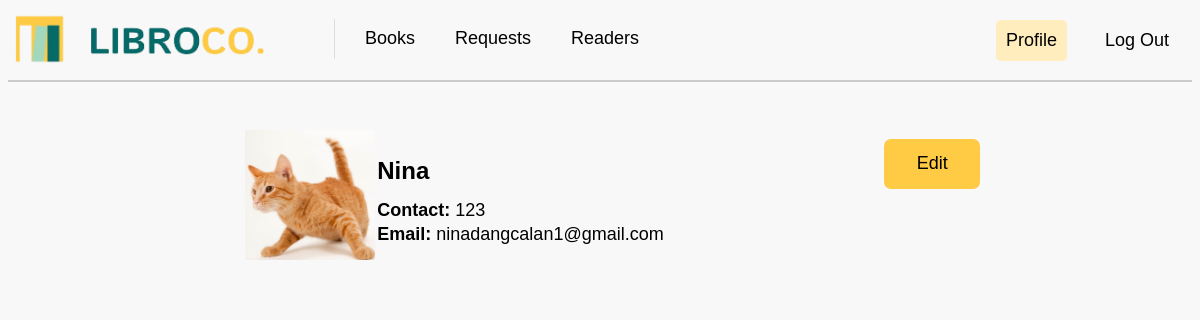
Screenshot of /profile (signed in) with the database file from the repository.
### tables this page shows
CREATE TABLE "users" (
	"user_id"	INTEGER PRIMARY KEY AUTOINCREMENT,
	"user_name"	TEXT,
	"user_email"	TEXT,
	"user_password"	TEXT UNIQUE,
	"user_contact"	TEXT,
	"user_code"	TEXT
);

### app.py (the view)
@app.route("/profile")
def profile():
    if 'user_id' not in session:
        return redirect(url_for("login"))
    user_id = session['user_id']
    sql = """
    SELECT u.user_name, u.user_email, u.user_contact,
           COALESCE(p.user_image, 'static/images/default_profile.png') AS user_image
    FROM users u
    LEFT JOIN profileimages p ON u.user_id = p.user_id
    WHERE u.user_id = ?
    """
    user = getprocess(sql, (user_id,))
    if user:
        user_data = dict(user[0])
        user_data['user_image'] = user_data['user_image'].replace("\\", "/")
        return render_template("profile.html", user=user_data)
    else:
        flash("Error loading profile.")
        return redirect(url_for("login"))

### app.py (called while the page is built)
@app.before_request
def before_request():
    print("Session data:", session)

### dbhelper.py (called while the page is built)
def getprocess(sql: str, params: tuple = ()) -> list:
    try:
        db = connect(database, timeout=30, check_same_thread=False)  # Adding timeout and thread safety
        db.row_factory = Row  # Ensure that rows are returned as dictionaries
        cursor = db.cursor()
        cursor.execute(sql, params)
        data = cursor.fetchall()  # Fetch the data
        return data
    except Error as e:
        print(f"SQLite error: {e}")
        return []
    finally:
        db.close()  # Ensure the connection is closed

### templates/profile.html (shortened to what this page needs)
<!DOCTYPE html>
<html lang="en">
<head>
    <link rel="stylesheet" type="text/css" href="{{ url_for('static', filename='css/mainstyle.css') }}">
    <link rel="stylesheet" type="text/css" href="{{ url_for('static', filename='css/profilestyles.css') }}">
</head>
<body>
    <nav>
        <a class="navbar-brand" href="{{ url_for('books') }}"><img class="logo" src="{{ url_for('static', filename='images/logo.png') }}" width="250" height="50" /></a>
        <div class="navbar-links">
            <a href="{{ url_for('books') }}">Books</a>
            <a href="{{ url_for('requests') }}">Requests</a>
            <a href="{{ url_for('readers') }}">Readers</a>
        </div>
        <div class="navbar-right">
            <a href="{{ url_for('profile') }}" class="active">Profile</a>
            <a href="{{ url_for('logout') }}">Log Out</a>
        </div>
    </nav>
    <div class="divider"></div>
    <div class="profile_container">
        <div class="profile_image">
            <img src="{{ user['user_image'] }}" alt="Profile Image">
        </div>
        <div class="profile_details">
            <h3 class="name">{{ user['user_name'] }}</h3>
            <h5 class="label">Contact: <span class="phone_details">{{ user['user_contact'] }}</span></h5>
            <h5 class="label">Email: <span class="email_details">{{ user['user_email'] }}</span></h5>
        </div>
        <div class="edit">
            <a href="{{ url_for('edit_profile') }}">
                <button class="edit_button">Edit</button>
            </a>
        </div>
    </div>
</body>
</html>

### static/css/mainstyle.css (style rules this page uses)
.navbar-right a { transition: background-color 0.3s ease; margin-right: 8px; margin-top: 2px; }
body { background: #f8f8f8; background-repeat: no-repeat; background-attachment: fixed; background-size: 100% 100%; font-family: 'Istok Web', sans-serif; }
.logo { margin: -9px; margin-right: 0; margin-left: -9px; margin-top: -9px; }
nav { display: flex; justify-content: flex-start; align-items: center; padding: 5px; background-color: #f8f8f8; font-size: 18px; }
.navbar-brand { display: flex; align-items: center; text-decoration: none; color: black; margin-right: 40px; }
.navbar-links { display: flex; margin-top: -1px; margin-left: 0%; gap: 20px; font-size: 18px; }
.navbar-right { display: flex; margin-left: auto; gap: 20px; }
nav a { text-decoration: none; color: black; padding: 10px; font-family: Arial, Helvetica, sans-serif; transition: background-color 0.3s ease; }
.active { background-color: #ffedbd; border-radius: 5px; font-weight: normal; }
.divider { width: auto; height: 2px; background-color: #ccc; margin-top: 10px; margin-left: fixed; }

### static/css/profilestyles.css (style rules this page uses)
.profile_container { margin-top: 3rem; display: flex; justify-content: space-between; align-items: center; width: 60%; margin-left: auto; margin-right: auto; box-sizing: border-box; }
.profile_image { height: 8.125rem; width: 8.125rem; display: flex; justify-content: center; align-items: center; overflow: hidden; }
.profile_image img { object-fit: cover; width: 100%; height: 100%; }
.profile_details { margin-left: -0.45rem; height: auto; width: 70%; word-break: break-all; }
.name { font-size: 24px; margin: 0; line-height: 2.3; }
.label, .phone_details, .email_details { margin: 0.125rem 0; line-height: 1.2; }
.label { font-weight: bold; font-size: 18px; }
.phone_details, .email_details { font-weight: normal; font-size: 18px; }
.edit { height: 7.063rem; width: 10%; }
.edit_button { border: none; height: 3.125rem; width: 6rem; background-color: #FFCB44; font-weight: normal; font-size: 1.125rem; border-radius: 0.438rem; cursor: pointer; }

### rows the page displays
users: user_name "Nina", user_contact "123", user_email "ninadangcalan1@gmail.com"
